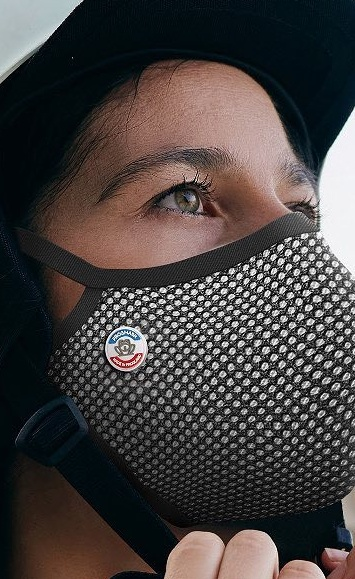
#> input picture MSFD/MSFD/1/face_crop/000049_1.jpg, 355 x 579 px, found by its file name; its folder holds only this picture in this run
$ jupyter execute --allow-errors segmentation_traditional.ipynb
#> lines starting #> are read from the running program, lines starting #| are printed output that depends on the picture; after the words box and inside, x2 and y2 are one past the last pixel; in counts of white or black regions, pixels touching at a corner belong together
#> further down, image is the input picture: shape (579, 355, 3); mean B, G, R 64.8, 66, 71.2
#> `gt_mask = cv2.imread(gt_path, cv2.IMREAD_GRAYSCALE)`:
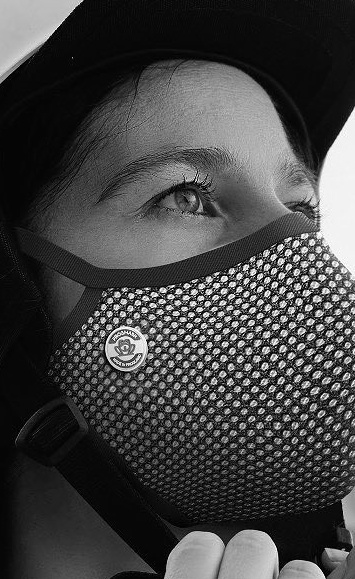
#> gt_mask: shape (579, 355); min 0, max 255, mean 67.4
[cell 1]
import os
import cv2
import numpy as np
import matplotlib.pyplot as plt

[cell 2]
# Define dataset directories
dataset_dir = "../VR_Project1_AnukritiSingh_MS2024504/MSFD/1/face_crop/"
gt_dir = "../VR_Project1_AnukritiSingh_MS2024504/MSFD/1/face_crop_segmentation/"  # Ground truth masks

[cell 3]
# Get image files
image_files = [f for f in os.listdir(dataset_dir) if f.endswith(".jpg")]

[cell 4]
# ================= Segmentation Methods =================
def threshold_segmentation(image):
    """Segment mask using Otsu's thresholding."""
    gray = cv2.cvtColor(image, cv2.COLOR_BGR2GRAY)
    _, mask = cv2.threshold(gray, 0, 255, cv2.THRESH_BINARY + cv2.THRESH_OTSU)
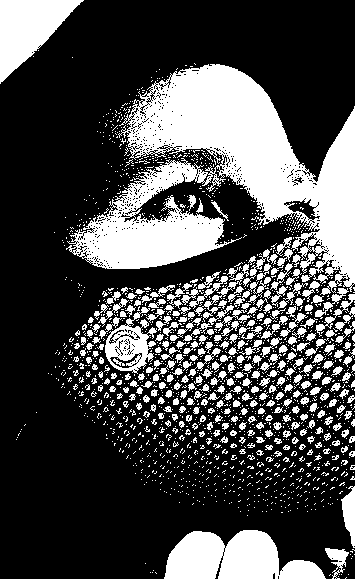
#> mask: shape (579, 355); 29.2% white; 1841 white regions (1548 under 20 px), largest, box (x1, y1, x2, y2) and area: (66, 64, 355, 295) 29460, (164, 530, 326, 579) 5386, (0, 0, 84, 84) 3650
    return mask

def region_growing_segmentation(image, seed=None, threshold=10):
#> called with threshold = 10
    if len(image.shape) > 2:
        image = cv2.cvtColor(image, cv2.COLOR_BGR2GRAY)

    if seed is None:
        seed = (image.shape[0] // 2, image.shape[1] // 2)
#> seed = (289, 177)

    height, width = image.shape
#> height = 579; width = 355
    mask = np.zeros_like(image, dtype=np.uint8)
    visited = np.zeros_like(image, dtype=bool)

    seed_value = image[seed]
#> seed_value = 211
    stack = [seed]
#> stack = [(289, 177)]

    while stack:
        x, y = stack.pop()
        if visited[x, y]:
            continue
        visited[x, y] = True

        if abs(int(image[x, y]) - int(seed_value)) < threshold:
            mask[x, y] = 255

            for dx, dy in [(-1, 0), (1, 0), (0, -1), (0, 1), (-1, -1), (-1, 1), (1, -1), (1, 1)]:
                nx, ny = x + dx, y + dy
                if 0 <= nx < height and 0 <= ny < width and not visited[nx, ny]:
                    stack.append((nx, ny))
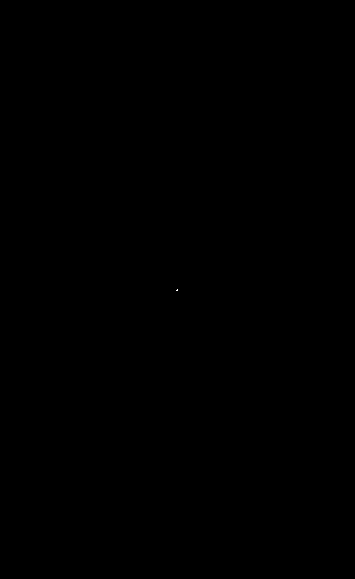
#> mask: shape (579, 355); 0% white in thin lines or dots, all inside (x1, y1, x2, y2) = (176, 289, 178, 291)
#> visited: shape (579, 355) bool; 0.01% white; 1 white region (1 under 20 px)
#> after the loop, stack = []

    return mask

def edge_contour_segmentation(image):
    """Segment mask using Canny edge detection + contour filling."""
    gray = cv2.cvtColor(image, cv2.COLOR_BGR2GRAY)
    edges = cv2.Canny(gray, 50, 150)  # Edge detection
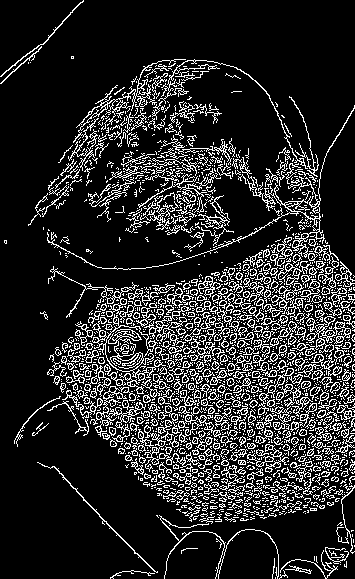
#> edges: shape (579, 355); 16.1% white in thin lines or dots
    contours, _ = cv2.findContours(edges, cv2.RETR_EXTERNAL, cv2.CHAIN_APPROX_SIMPLE)
#> contours = 1750 contours, 1477 with area under 20; largest, box (x1, y1, x2, y2) and area: (92, 314, 166, 381) 718, (47, 105, 355, 270) 619, (306, 316, 351, 376) 561, (90, 386, 146, 442) 442, (68, 59, 186, 171) 389
    mask = np.zeros_like(gray)
    cv2.drawContours(mask, contours, -1, (255), thickness=cv2.FILLED)
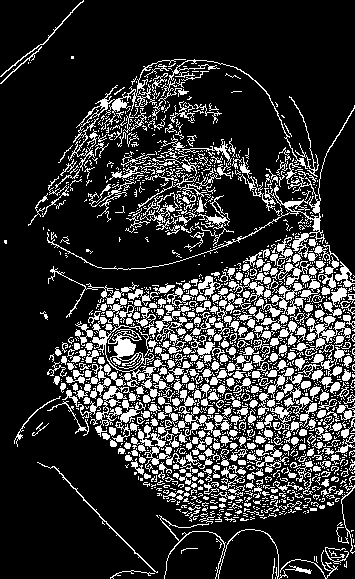
#> mask: shape (579, 355); 20.4% white; 1750 white regions (1338 under 20 px), largest, box (x1, y1, x2, y2) and area: (47, 105, 355, 270) 1587, (92, 314, 166, 381) 1306, (68, 59, 186, 171) 1049
    return mask

[cell 5]
# ================= Evaluation Metrics =================
def compute_metrics(pred, gt):
    """Compute IoU, Dice, and Accuracy for segmentation masks."""
    if pred.shape != gt.shape:
        print(f"Warning: Shape mismatch! Resizing ground truth from {gt.shape} to {pred.shape}")
        gt = cv2.resize(gt, (pred.shape[1], pred.shape[0]), interpolation=cv2.INTER_NEAREST)

    pred = (pred > 128).astype(np.uint8)
    gt = (gt > 128).astype(np.uint8)
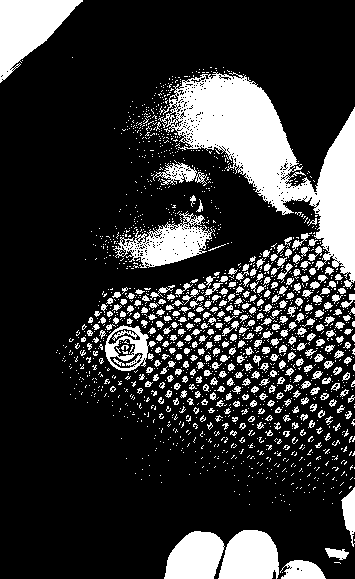
#> gt: shape (579, 355); values 0 (black) and 1 (white), 20.6% white; 1789 white regions (1468 under 20 px), largest, box (x1, y1, x2, y2) and area: (158, 72, 355, 289) 14611, (0, 0, 83, 83) 3531, (113, 211, 213, 268) 2498

    intersection = np.sum(pred * gt)
#> intersection = 42263
    union = np.sum(pred) + np.sum(gt) - intersection
#> union = 60021
    iou = intersection / union if union != 0 else 0
#> iou = 0.704

    dice = (2 * intersection) / (np.sum(pred) + np.sum(gt)) if (np.sum(pred) + np.sum(gt)) != 0 else 0
#> dice = 0.826

    accuracy = np.sum(pred == gt) / gt.size
#> accuracy = 0.914
#> `iou_t, dice_t, acc_t = compute_metrics(mask_thresh, gt_mask)`: iou_t = 0.704; dice_t = 0.914; acc_t = 0.826

    return iou, accuracy, dice

[cell 6]
# ================= Processing Images =================
iou_scores, dice_scores, acc_scores = [], [], []
display_samples = 5  # Number of images to display

fig, axes = plt.subplots(display_samples, 5, figsize=(15, 15))
fig.suptitle("Segmentation Results")

#> (the rest of this cell did not finish here and is left out)

#> `iou_c, dice_c, acc_c = compute_metrics(mask_region, gt_mask)`: iou_c = 7.1e-05; dice_c = 0.794; acc_c = 0.000142
    iou_e, dice_e, acc_e = compute_metrics(mask_contour, gt_mask)
#> `iou_e, dice_e, acc_e = compute_metrics(mask_contour, gt_mask)`: iou_e = 0.194; dice_e = 0.723; acc_e = 0.324

    iou_scores.append((iou_t, iou_c, iou_e))
    dice_scores.append((dice_t, dice_c, dice_e))
    acc_scores.append((acc_t, acc_c, acc_e))

    # Display results for first 'display_samples' images
    if idx < display_samples:
        axes[idx, 0].imshow(cv2.cvtColor(image, cv2.COLOR_BGR2RGB))
        axes[idx, 0].set_title("Original Image")

        axes[idx, 1].imshow(mask_thresh, cmap="gray")
        axes[idx, 1].set_title("Thresholding")

        axes[idx, 2].imshow(mask_color, cmap="gray")
        axes[idx, 2].set_title("Region Growing")

        axes[idx, 3].imshow(mask_contour, cmap="gray")
        axes[idx, 3].set_title("Edge & Contour")

        axes[idx, 4].imshow(gt_mask, cmap="gray")
        axes[idx, 4].set_title("Ground Truth")

        for ax in axes[idx]:
            ax.axis("off")

plt.tight_layout()
plt.show()

$ run again, on MSFD/MSFD/1/face_crop/000793_1.jpg
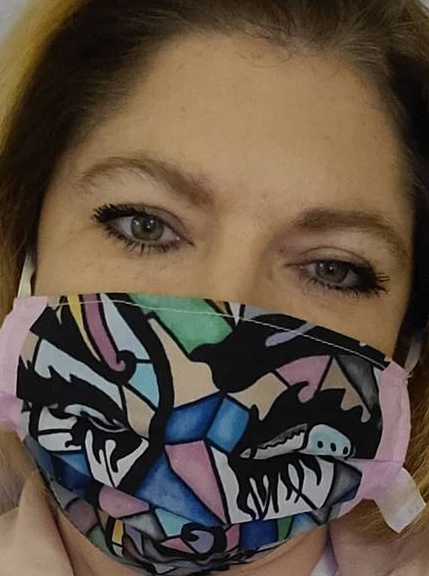
#> input picture MSFD/MSFD/1/face_crop/000793_1.jpg, 429 x 576 px, found by its file name
#> image is the input picture: shape (576, 429, 3); mean B, G, R 66.9, 81.5, 96.4
#> in threshold_segmentation, `_, mask = cv2.threshold(gray, 0, 255, cv2.THRESH_BINARY + cv2.THRESH_O..`:
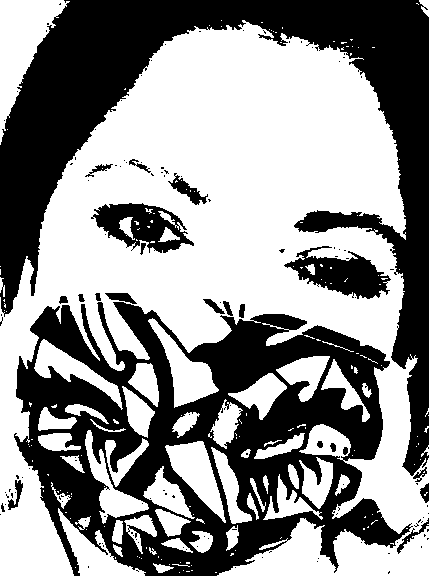
#> mask: shape (576, 429); 56.4% white; 134 black regions (111 under 20 px), largest, box (x1, y1, x2, y2) and area: (14, 302, 413, 576) 51624, (0, 0, 429, 476) 48442, (284, 246, 391, 299) 2788
#> seed_value = 137
#> after the loop in region_growing_segmentation, `while stack:`: stack = []
#> edges: shape (576, 429); 7% white in thin lines or dots
#> contours = 246 contours, 184 with area under 20; largest, box (x1, y1, x2, y2) and area: (165, 440, 230, 530) 2265, (148, 318, 219, 408) 2166, (34, 339, 123, 410) 1774, (26, 293, 233, 372) 1491, (206, 397, 249, 453) 1355
#> in compute_metrics, `gt = (gt > 128).astype(np.uint8)`:
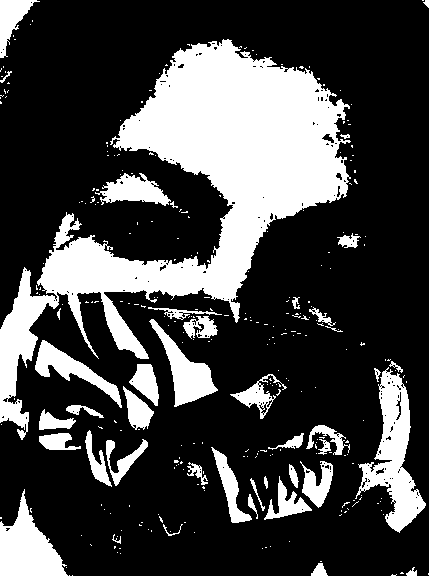
#> gt: shape (576, 429); values 0 (black) and 1 (white), 26.5% white; 295 white regions (252 under 20 px), largest, box (x1, y1, x2, y2) and area: (0, 39, 351, 440) 41691, (355, 367, 426, 533) 4482, (0, 489, 68, 576) 3076
#> intersection = 65535
#> union = 139412
#> iou = 0.47
#> dice = 0.64
#> accuracy = 0.701
#> iou_t = 0.47; dice_t = 0.701; acc_t = 0.64
#> pred: shape (576, 429); values 0 (black) and 1 (white), 11.8% white; 1 white region, box (x1, y1, x2, y2) and area: (37, 39, 353, 309) 29202
#> iou_c = 0.422; dice_c = 0.844; acc_c = 0.593
#> pred: shape (576, 429); values 0 (black) and 1 (white), 13.7% white; 246 white regions (96 under 20 px), largest, box (x1, y1, x2, y2) and area: (165, 440, 230, 530) 2375, (148, 318, 219, 408) 2280, (26, 293, 233, 372) 2153
#> iou_e = 0.104; dice_e = 0.674; acc_e = 0.189

$ run again, on MSFD/MSFD/1/face_crop/000819_1.jpg
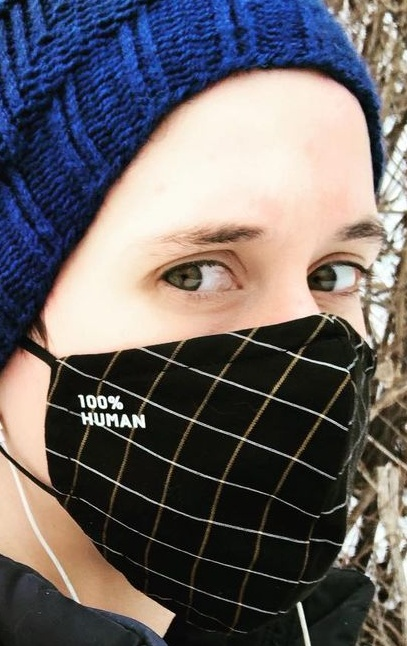
#> input picture MSFD/MSFD/1/face_crop/000819_1.jpg, 407 x 646 px, found by its file name
#> image is the input picture: shape (646, 407, 3); mean B, G, R 101.8, 100.6, 106.1
#> seed_value = 203
#> after the loop in region_growing_segmentation, `while stack:`:
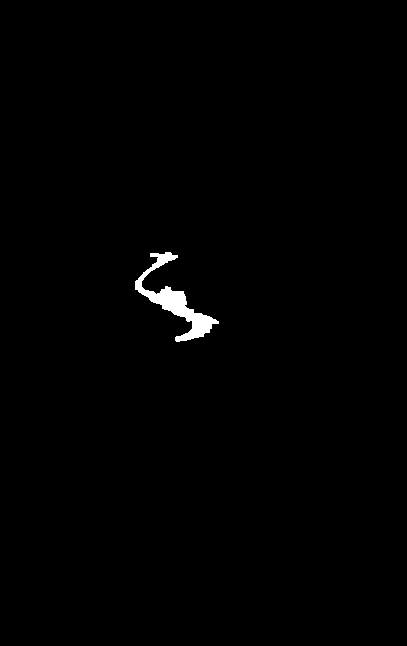
#> visited: shape (646, 407) bool; 0.7% white; 1 white region, box (x1, y1, x2, y2) and area: (135, 252, 219, 342) 1833
#> after the loop in region_growing_segmentation, `while stack:`: stack = []
#> edges: shape (646, 407); 14.1% white in thin lines or dots
#> contours = 552 contours, 490 with area under 20; largest, box (x1, y1, x2, y2) and area: (0, 395, 376, 638) 19108, (46, 333, 349, 480) 7080, (35, 0, 303, 167) 7070, (155, 259, 243, 299) 1214, (338, 346, 407, 646) 952
#> pred: shape (646, 407); values 0 (black) and 1 (white), 38% white; 239 white regions (206 under 20 px), largest, box (x1, y1, x2, y2) and area: (42, 12, 407, 380) 71625, (0, 452, 176, 638) 10579, (0, 351, 68, 492) 5072
#> in compute_metrics, `gt = (gt > 128).astype(np.uint8)`:
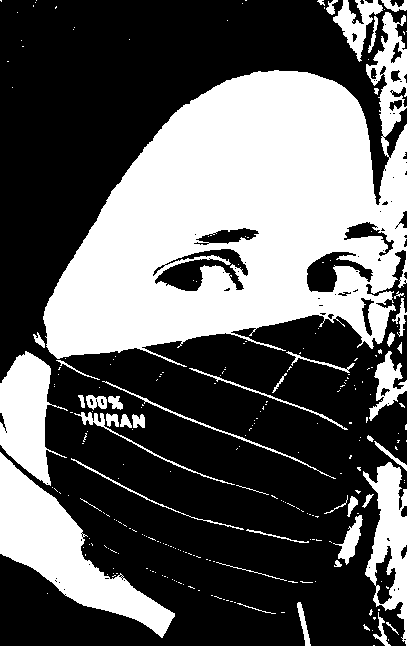
#> gt: shape (646, 407); values 0 (black) and 1 (white), 37.2% white; 258 white regions (213 under 20 px), largest, box (x1, y1, x2, y2) and area: (43, 12, 407, 367) 70298, (0, 452, 175, 638) 10351, (0, 351, 68, 486) 5011
#> intersection = 97702
#> union = 99855
#> iou = 0.978
#> dice = 0.989
#> accuracy = 0.992
#> iou_t = 0.978; dice_t = 0.992; acc_t = 0.989
#> pred: shape (646, 407); values 0 (black) and 1 (white), 0.47% white; 1 white region, box (x1, y1, x2, y2) and area: (136, 253, 218, 341) 1244
#> iou_c = 0.0127; dice_c = 0.633; acc_c = 0.0251
#> pred: shape (646, 407); values 0 (black) and 1 (white), 25.7% white; 552 white regions (349 under 20 px), largest, box (x1, y1, x2, y2) and area: (0, 395, 376, 638) 21258, (35, 0, 303, 167) 9963, (46, 333, 349, 480) 8591
#> iou_e = 0.0642; dice_e = 0.447; acc_e = 0.121
